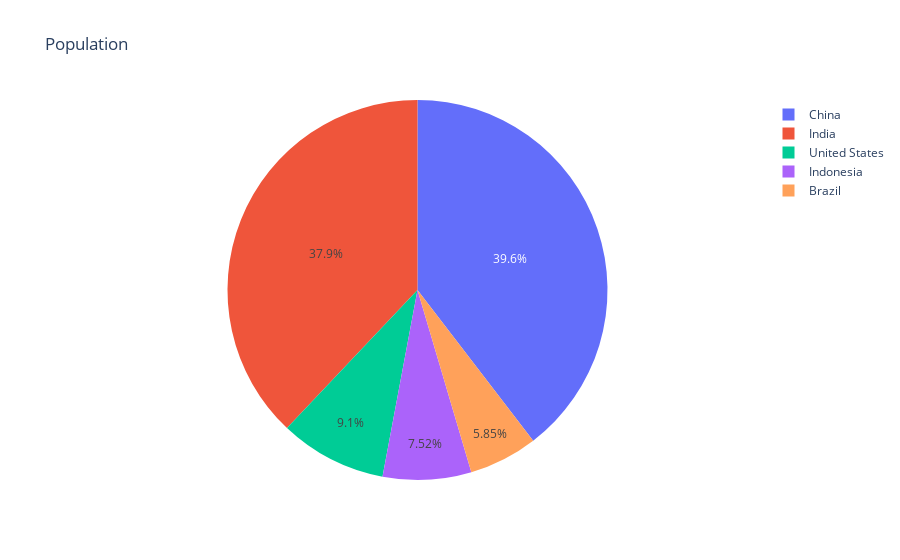

Here is the notebook cell this chart was saved with:
### Code cell
df_pivot_2020 = df_pivot_2020.reset_index()
px.pie(
    df_pivot_2020,
    title='Population',
    names='country',
    values='2020'
)

### Figure 1 — Plotly figure (JSON) as saved in the notebook; plotly's stock layout.template omitted (floating-point values rounded to 4 significant figures)
{"data": [{"domain": {"x": [0, 1], "y": [0, 1]}, "hovertemplate": "country=%{label}<br>2020=%{value}<extra></extra>", "labels": ["United States", "India", "China", "Indonesia", "Brazil"], "legendgroup": "", "name": "", "showlegend": true, "type": "pie", "values": [331000000.0, 1380000000.0, 1439000000.0, 273500000.0, 212600000.0]}], "layout": {"legend": {"tracegroupgap": 0}, "title": {"text": "Population"}}}
